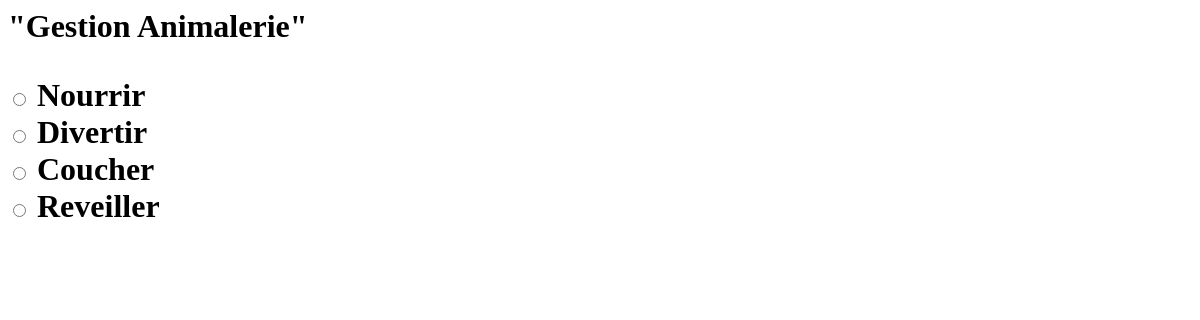
The app's page /, older data.
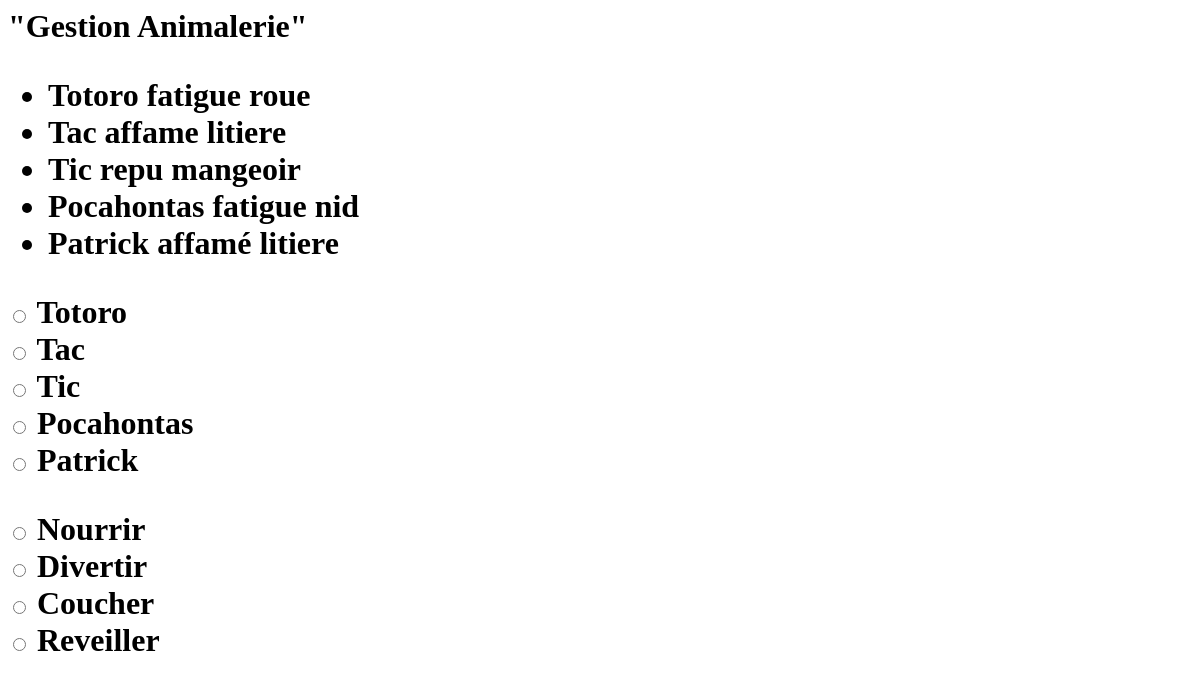
The same page, newer data.
### GestionAnimaux/models.py (models this page shows)
class Animal(models.Model):
    animal_id = models.CharField(max_length=255)
    race = models.CharField(max_length=255)
    type = models.CharField(max_length=255)
    etat = models.CharField(max_length=255)
    lieu = models.CharField(max_length=255)

### GestionAnimaux/views.py (the view)
# urls.py: 2. Add a URL to urlpatterns:  path('', views.home, name='home')
def home(request):
    animaux = Animal.objects.all()
    return render(request, 'home.html', {'animaux': animaux })

### templates/home.html
<h1> "Gestion Animalerie" <h1/>
<ul>
    {% for animal in animaux %}
        <li> {{animal.animal_id}} {{animal.etat}} {{animal.lieu }}</li>
    {% endfor %}
</ul>
    <form action="">
        {% for animal in animaux %}
       <input type="radio" name="animal" value={{animal.animal_id}}> {{animal.animal_id}}<br>
    {% endfor %}
        </form>
    <form action="">
  <input type="radio" name="action" value="male"> Nourrir<br>
  <input type="radio" name="action" value="female"> Divertir<br>
  <input type="radio" name="action" value="female"> Coucher<br>
  <input type="radio" name="action" value="other"> Reveiller
</form>

Row changes from the older to the newer data that the page shows:
added Animal: animal_id "Totoro", etat "fatigue", lieu "roue"
added Animal: animal_id "Tac", etat "affame", lieu "litiere"
added Animal: animal_id "Tic", etat "repu", lieu "mangeoir"
added Animal: animal_id "Pocahontas", etat "fatigue", lieu "nid"
added Animal: animal_id "Patrick", etat "affamé", lieu "litiere"
